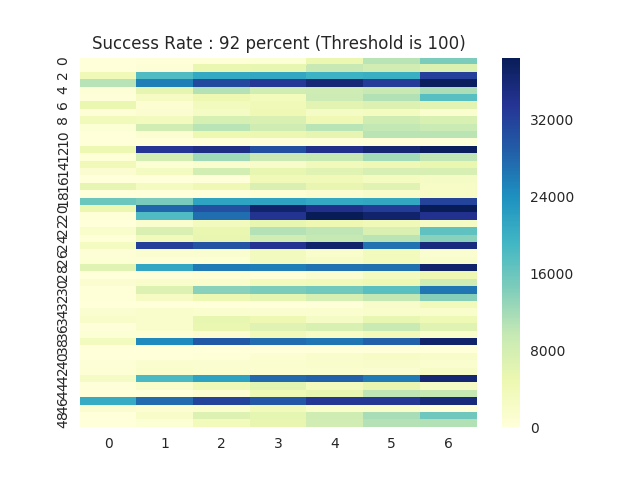

Here is the Python script that generated this plot:
from fileHandling import read
import numpy as np
import matplotlib
import matplotlib.pyplot as plt
import seaborn as sns; sns.set()
prefix1 = '/home/russellm/rllab/data/local/MetaTested_Perfectly_Correlated_Noise/'
prefix2 = '/home/russellm/rllab/data/local/MetaTested_randNoise_Obs/'

a1 = read(prefix1+'doubleRegion-randNoise-seed4/Returns_seed4.csv')
b1 = read(prefix1+'doubleRegion-randNoise-seed9/Returns_seed9.csv')
c1 = read(prefix1+'doubleRegion-randNoise-seed15/Returns_seed15.csv')

comp = [a1[0],b1[0],c1[0]]

composite = np.mean(comp, axis=0)

hits=0
for row in composite:
    for item in row:
        if item>100:
            hits+=1

successRate = int((100*hits)/(50*7))

plt.title("Success Rate : " + str(successRate)+ " percent (Threshold is 100)")


ax = sns.heatmap(composite, cmap="YlGnBu")
plt.savefig("doubleRegion_addedNoise.png")

# composite = np.vstack((a1[0],b1[0],c1[0]))
# addedNoiseMean = np.mean(composite, axis =0)
# addedNoiseStd = np.std(composite, axis = 0)
# Iterations = range(7)

# #plt.ylim(0,2500)
# plt.plot(Iterations, addedNoiseMean, '-r')
# plt.fill_between(Iterations, addedNoiseMean-addedNoiseStd, addedNoiseMean+addedNoiseStd,facecolor='r',alpha=0.3)
# #print(composite)


# for row in composite:
#     plt.scatter(Iterations, row)
# plt.savefig("doubleRegion_randNoise.png")


# L = [a1,a2,a3,b1,b2,b3]
# for i in range(len(L)):
#     L[i] = np.mean(L[i], axis = 1)[0]
# #print(L)
# randNoiseMean = np.mean([L[0],L[1],L[2]], axis = 0)
# addedNoiseMean = np.mean([L[3],L[4],L[5]], axis = 0) 

# randNoiseStd = np.std([L[0],L[1],L[2]], axis = 0)
# addedNoiseStd = np.std([L[3],L[4],L[5]], axis = 0)

# print(np.shape(randNoiseStd))
# print(randNoiseStd) 


# K = 7
# Iterations = range(7)


# plt.xlabel("Iterations")
# plt.ylabel("Sum of Rewards")
    

# plt.plot(Iterations, randNoiseMean, '-r', label  = 'Normal Obs state')
# plt.plot(Iterations, addedNoiseMean, '-b', label = 'Noise added to obs state')

# plt.fill_between(Iterations, randNoiseMean-randNoiseStd, randNoiseMean+randNoiseStd,facecolor='r',alpha=0.5)
# plt.fill_between(Iterations, addedNoiseMean-addedNoiseStd, addedNoiseMean+addedNoiseStd,facecolor='b',alpha=0.5)


# #plt.plot(Iterations, rew1, '-k', label  = 'PG on : 2 fc')
# #plt.plot(Iterations, sl, '-g', label  = 'TRPO Split')
    

# plt.axis([0, K-1,0, 20000])
# plt.title("Effect of Adding Correlated Noise in Meta Learning")
# plt.legend()

# #plt.show()
# plt.savefig("SingleRegion_uni.png")

